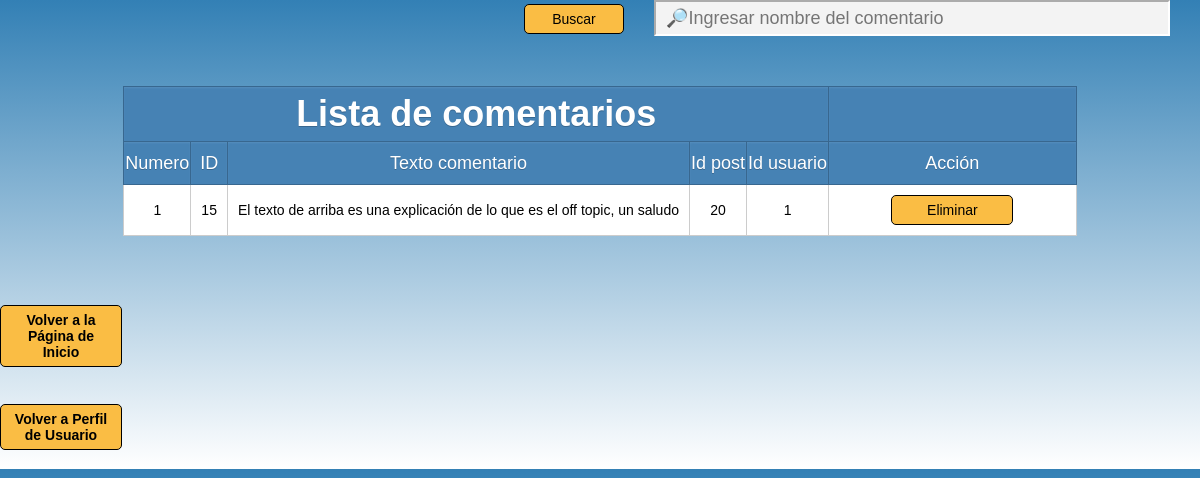
The page /usuarios/admin/editarcomentarios/panelcomentarios.php (signed in) on the database its author committed.
### tables this page shows
CREATE TABLE `comentarios` (
  `id_comentario` int(10) NOT NULL,
  `txtcomentario` text NOT NULL,
  `id_post` int(10) NOT NULL,
  `id_usuario` int(10) NOT NULL
);

### usuarios/admin/editarcomentarios/panelcomentarios.php (the view, shortened to what this page needs)
<?php
 include_once("../../../php/conexion.php");
?>
<!DOCTYPE html>
<html lang="es">
<head>
    <link rel="stylesheet" href="../../../css/estilospanelusuario.css">
</head>
<body>
<table>
			<div id="barrabuscar">
		<form method="POST">
		<input type="submit" value="Buscar" name="btnbuscar"><input type="text" name="txtbuscar" id="cajabuscar" placeholder="&#128270;Ingresar nombre del comentario">
		</form>
		</div>
			<tr><th colspan="5"><h1>Lista de comentarios</h1><th></th></tr>
			<tr>
		    <th>Numero</th>
			<th>ID</th>
            <th>Texto comentario</th>
            <th>Id post</th>
            <th>Id usuario</th>
            <th>Acción</th>
			</tr>
        <?php
if(isset($_POST['btnbuscar']))
{
$buscar = $_POST['txtbuscar'];
$queryusuarios = mysqli_query($conn, "SELECT id_comentario,txtcomentario,id_post,id_usuario FROM comentarios where txtcomentario like '".$buscar."%'");
}
else
{
$queryusuarios = mysqli_query($conn, "SELECT * FROM comentarios ORDER BY id_comentario asc");
}
		$numerofila = 0;
        while($mostrar = mysqli_fetch_array($queryusuarios))
		{    $numerofila++;
            echo "<tr>";
			echo "<td>".$numerofila."</td>";
            echo "<td>".$mostrar['id_comentario']."</td>";
            echo "<td>".$mostrar['txtcomentario']."</td>";
            echo "<td>".$mostrar['id_post']."</td>";
			echo "<td>".$mostrar['id_usuario']."</td>";
            echo "<td style='width:26%'><a href=\"./controlcomentarios/eliminar.php?id_comentario=$mostrar[id_comentario]\" onClick=\"return confirm('¿Estás seguro de eliminar el comentario con ID  $mostrar[id_comentario]?')\">Eliminar</a></td>";
}
        ?>
    </table>
<h3><a href="../../../index.php">Volver a la Página de Inicio</a></h3>
<h3><a href="../../admin/administrador.php">Volver a Perfil de Usuario</a></h3>
</body>
</html>

### css/estilospanelusuario.css (style rules this page uses)
body { background: linear-gradient(to bottom, #3380B5, white); font-family: sans-serif; margin: 0; padding: 0; height: 100%; width: 100%; display: flex; flex-direction: column; }
table { text-align: center; max-width: 98%; border-collapse: collapse; border: 1px solid black; margin: 50px auto; background: white; }
th { background: steelblue; height: 40px; font-weight: lighter; text-shadow: 0 1px 0 #38678f; color: white; border: 1px solid #38678f; box-shadow: inset 0px 1px 2px #568ebd; transition: all 0.2s; font-size: 18px; }
tr { border-bottom: 1px solid #cccccc; width: 100%; }
td { border: 1px solid #cccccc; padding: 10px; transition: all 0.2s; font-size: 14px; }
a, input[type="submit"], button { font-size: 14px; text-align: center; width: 100px; display: inline-block; background-color: #FABD44; padding: 6px 10px; border-radius: 5px; text-decoration: none; color: black; border: 1px solid black; cursor: pointer; }
h1 { font-family: sans-serif; margin: 5px; }
#barrabuscar { color: white; text-align: right; }
#cajabuscar { width: 500px; height: 30px; font-size: 18px; background-color: #f3f3f3; border-color: white; padding-left: 10px; margin: 0px 30px; }

### rows shown on the page
comentarios: id_comentario "15", txtcomentario "El texto de arriba es una explicación de lo que es el off topic, un saludo", id_post "20", id_usuario "1"
